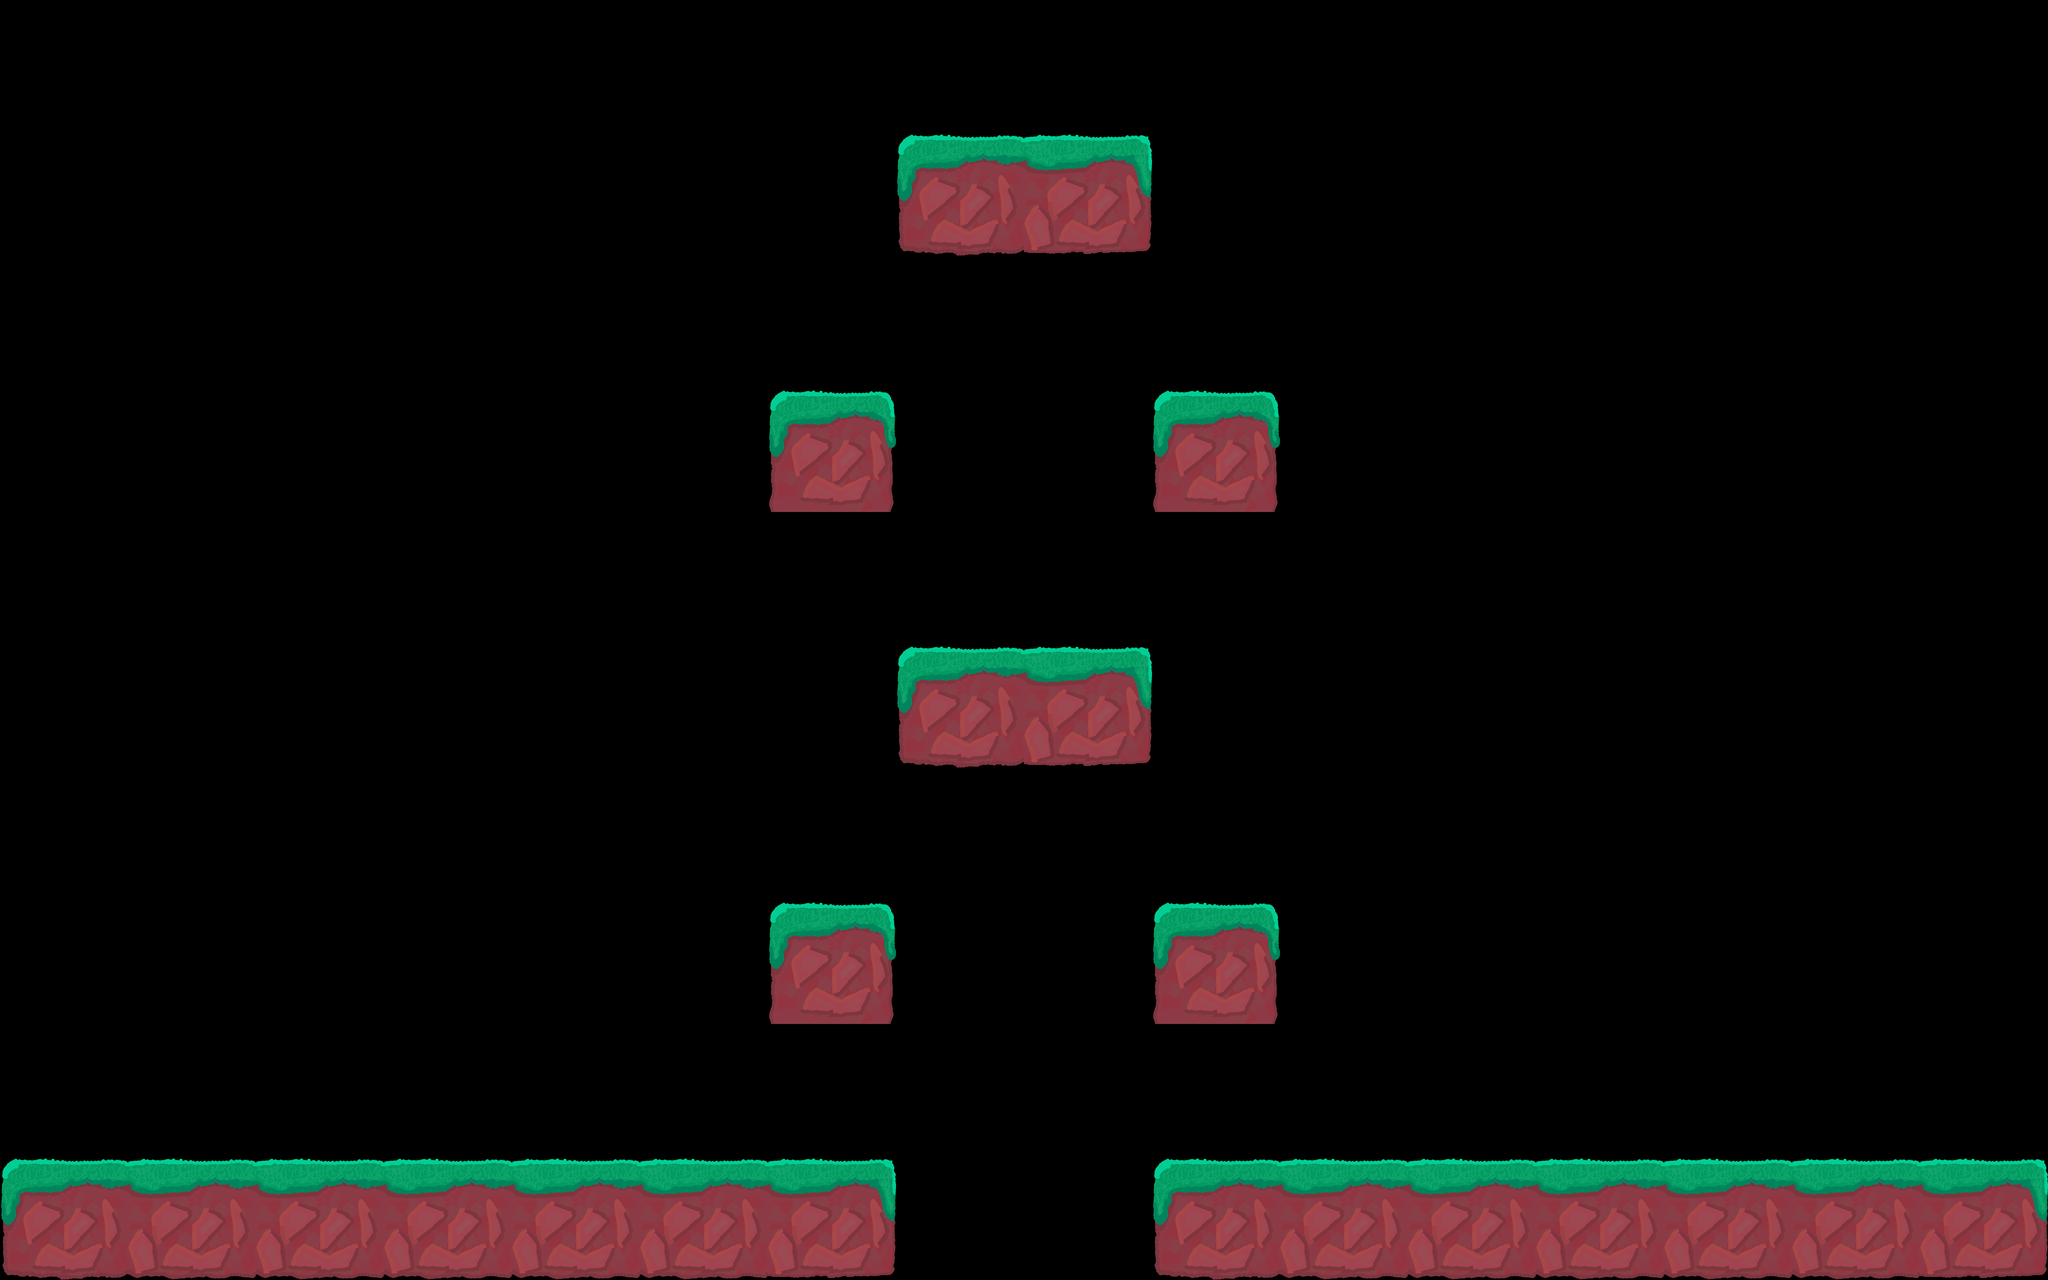

Rendered tile map (Tiled .tmx) drawn with the repository's tilesets; below, a short description and the full map source, tile grids included:
An orthogonal 16x10 tile map with 512x512 px tiles, 1 tile layer (Tile Layer 1).

<map version="1.0" orientation="orthogonal" renderorder="right-down" width="16" height="10" tilewidth="512" tileheight="512" nextobjectid="1">
 <tileset firstgid="1" source="DrawnTiles.tsx" />
 <layer name="Tile Layer 1" width="16" height="10">
  <data encoding="csv">
0,0,0,0,0,0,0,0,0,0,0,0,0,0,0,0,
0,0,0,0,0,0,0,4,6,0,0,0,0,0,0,0,
0,0,0,0,0,0,0,0,0,0,0,0,0,0,0,0,
0,0,0,0,0,0,13,0,0,13,0,0,0,0,0,0,
0,0,0,0,0,0,0,0,0,0,0,0,0,0,0,0,
0,0,0,0,0,0,0,4,6,0,0,0,0,0,0,0,
0,0,0,0,0,0,0,0,0,0,0,0,0,0,0,0,
0,0,0,0,0,0,13,0,0,13,0,0,0,0,0,0,
0,0,0,0,0,0,0,0,0,0,0,0,0,0,0,0,
4,5,5,5,5,5,6,0,0,4,5,5,5,5,5,6
</data>
 </layer>
</map>
